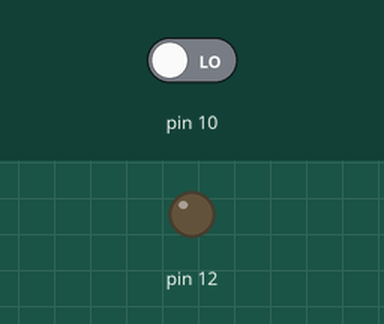
Recording of a sketch running on a simulated Arduino Uno, built with avr-gcc and run on an emulated ATmega328P. Shown: output pins drawn as LEDs (lit = HIGH). The inputs (shaded band) are chosen by the test bench; at power-on: pin 10 LOW.

Above: at 1.2 s.
1.3 s: pin 10 driven HIGH
At 2.3 s:
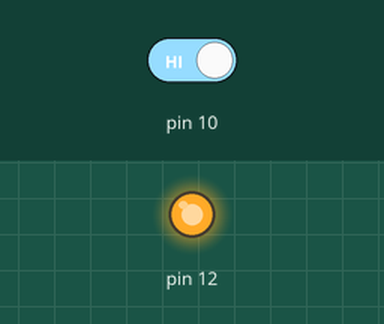
2.8 s: pin 10 driven LOW
At 3.5 s:
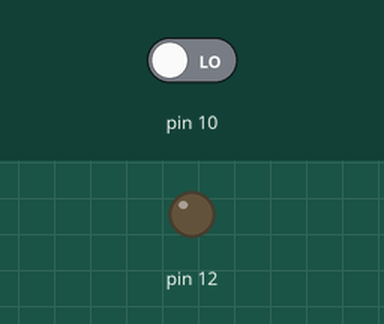
Timing chart, 0 to 5.8 s (numbered marks = the images above; inputs shaded):
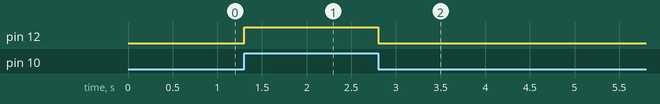

Measured:
- after the input at 1.3 s, pin 12: LOW → HIGH at once
- after the input at 2.8 s, pin 12: HIGH → LOW at once

The sketch:

water_level_sensor.ino
```cpp
void setup() {
pinMode(12,OUTPUT);
pinMode(10,INPUT);
}

void loop() {
  if (digitalRead(10)== HIGH){
    digitalWrite(12,HIGH);
  }
  else{
    digitalWrite(12,LOW);
  }
}
```
